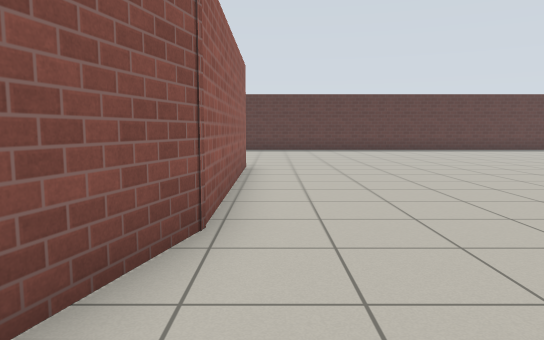
[1] (above)

24 first-person views from a walk through a Gazebo world. The camera is 0.94 m above the floor, tilts 6° down and sees 70° across. The floor is counted in squares, 1 m on a side. Each view is taken from the middle of a square. On the plan, view 1 faces up. The plan holds only what a view shows up to about 13 squares ahead; the rest is blank. Simple patterns stand in for the simulator's built-in surfaces.

[2]
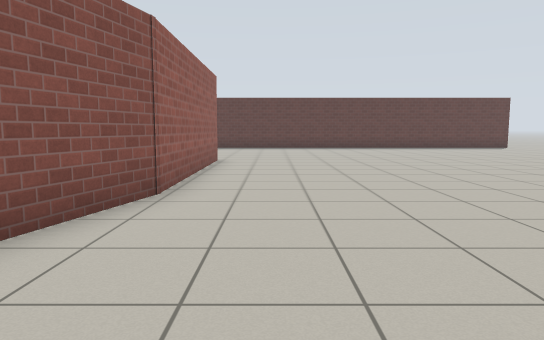

[3]
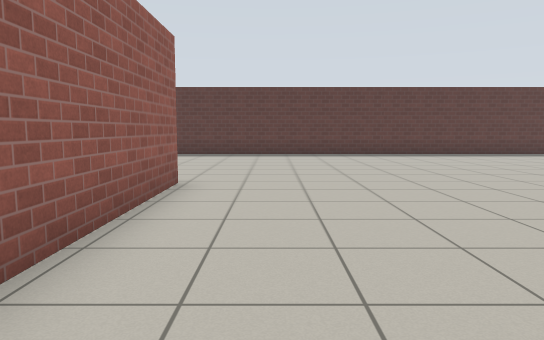

[4]
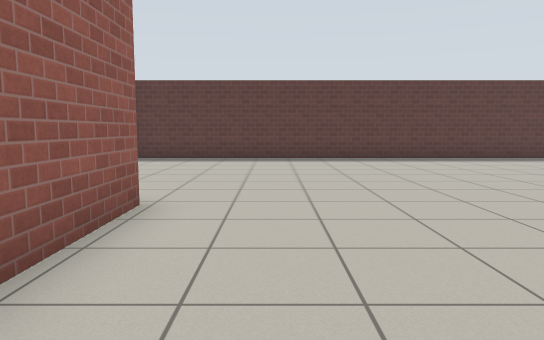

[5]
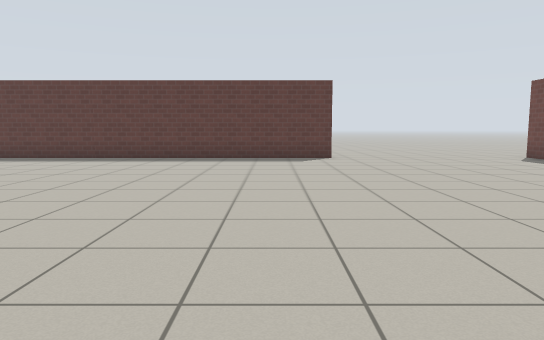

[6]
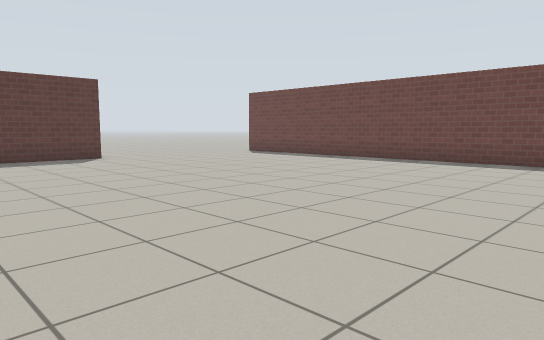

[7]
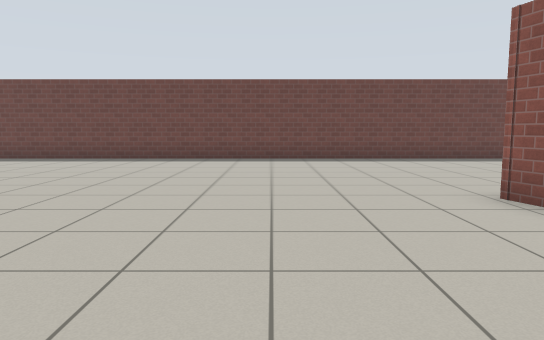

[8]
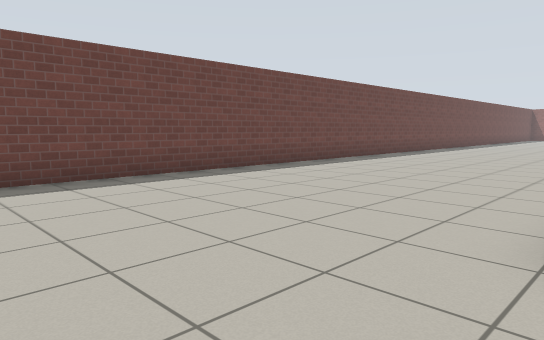

[9]
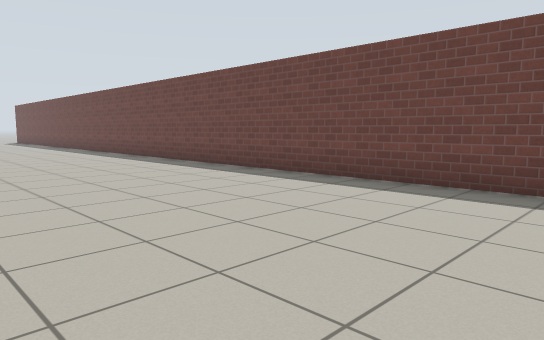

[10]
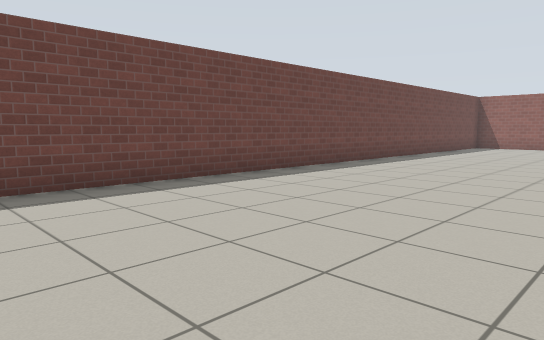

[11]
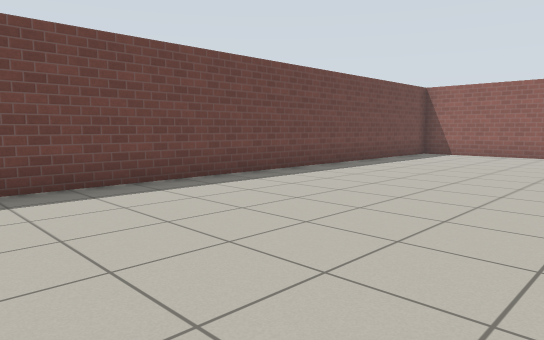

[12]
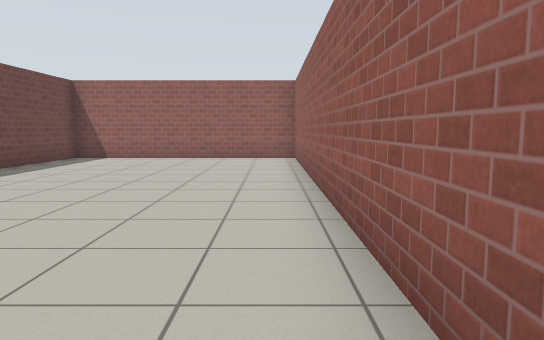

[13]
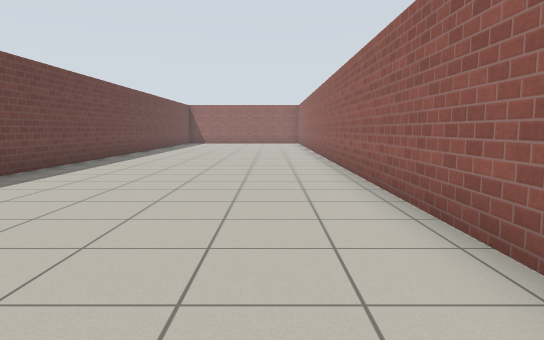

[14]
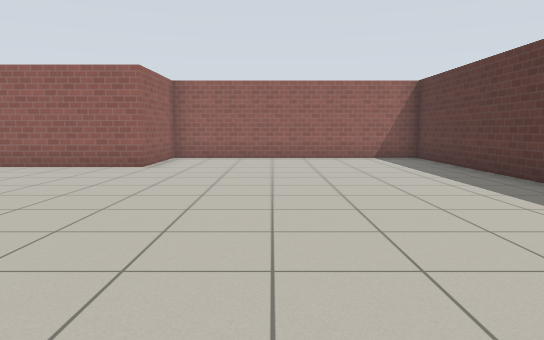

[15]
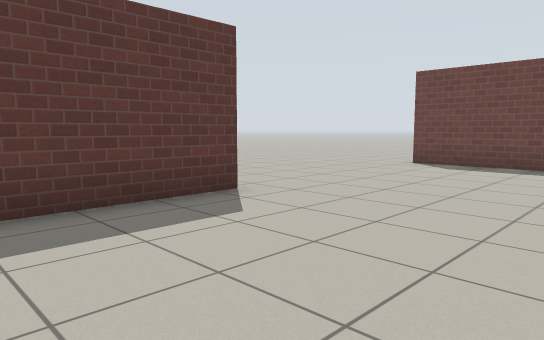

[16]
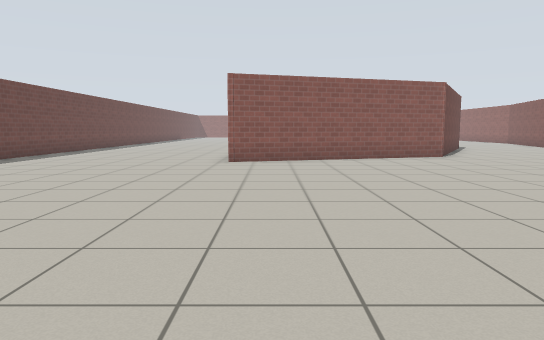

[17]
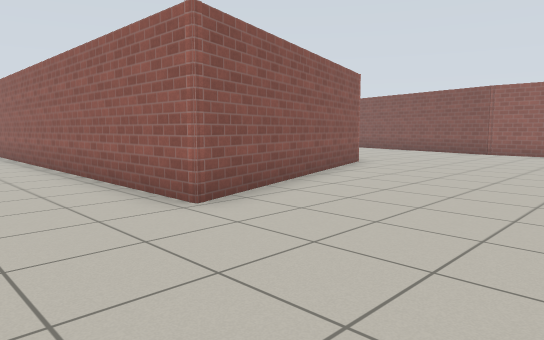

[18]
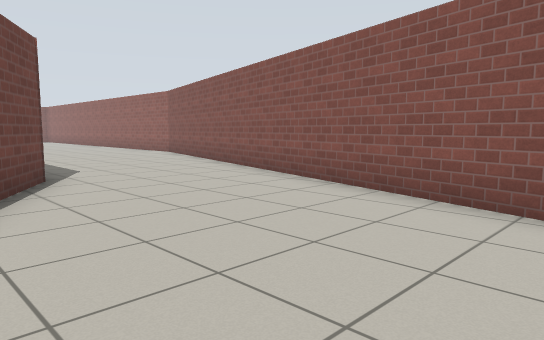

[19]
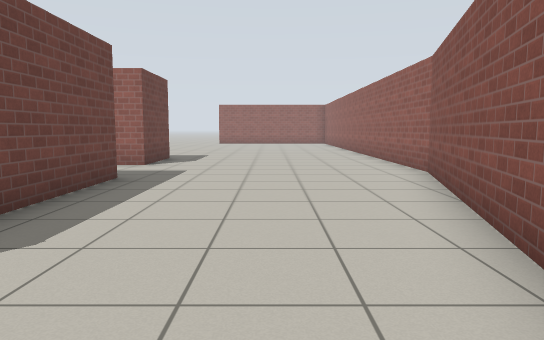

[20]
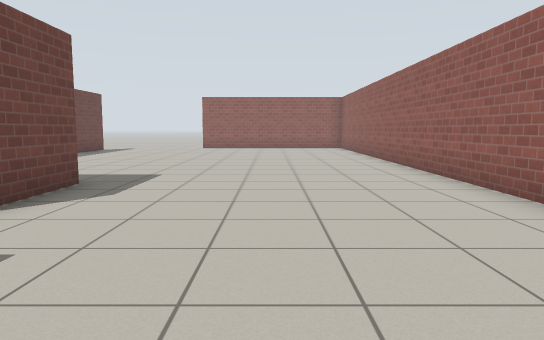

[21]
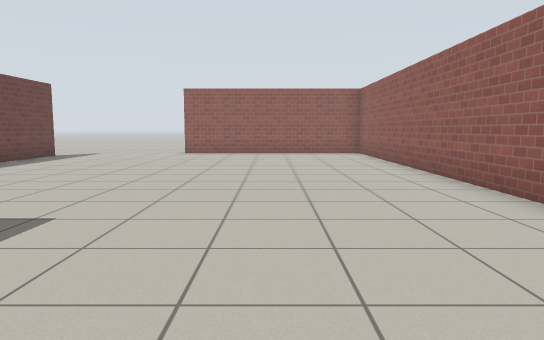

[22]
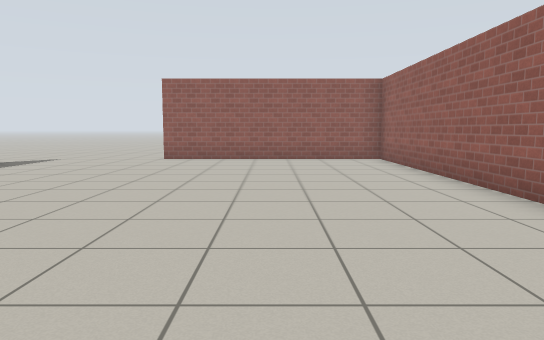

[23]
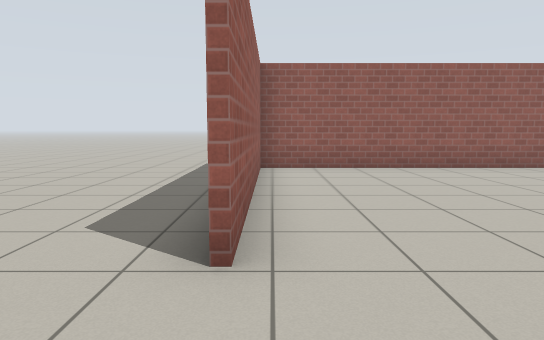

[24]
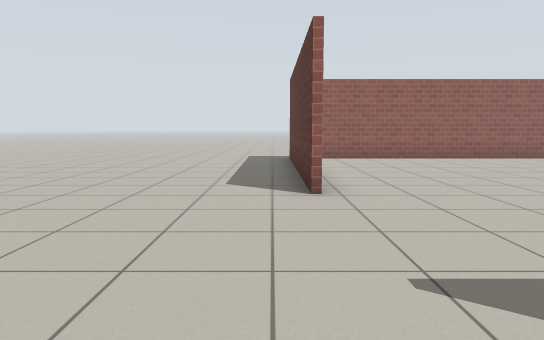

### Floor plan
Points are (right, up) in squares from view 1. A wall is a line through its corners. A room is listed if a view was taken in it or the views show most of it. See-through windows are left out.
Room 1 (views 1, 2, 19, 20, 21, 22, 23, 24)
walls: (2.3, -14.8) (2.3, -12.2) (3.1, -12.2); (6.7, -25.1) (6.7, -22.9); (2.5, -27.4) (-4.5, -27.4); (2, -9.5) (2, -6.1); (-4.4, -10.5) (-4.4, -27.3) (2.5, -27.3); (1.9, -3.9) (3, -2.1); (-1.4, 0.8) (-4.4, -10.6)
ways out: opening at (1.5, 0) to room 2
Room 2 (views 3, 4, 5, 6, 7, 8, 9, 10, 11, 12, 13, 14, 15, 16, 17, 18)
walls: (5.2, 1.8) (12.2, 3.9) (12.2, -29.7) (19.4, -29.7) (19.4, 17.9); (-0.6, 3.7) (-1.4, 0.8); (13, 17.7) (-3.8, 17.7) (-3.8, 9.8) (-0.6, 9.8) (-0.6, 3.5)
ways out: opening at (1.5, 0) to room 1; opening at (19, 19)

Where each view was taken, in squares from view 1:
view 1: 0 up, 0 right, facing up
view 2: 2 down, 1 right, facing up
view 3: 3 up, 1 right, facing up
view 4: 5 up, 1 right, facing up
view 5: 5 up, 11 right, facing up
view 6: 5 up, 8 right, facing up-right
view 7: 7 up, 7 right, facing right
view 8: 7 up, 12 right, facing down-right
view 9: 13 down, 13 right, facing up-right
view 10: 9 down, 13 right, facing down-right
view 11: 15 down, 13 right, facing down-right
view 12: 17 down, 13 right, facing down
view 13: 4 down, 14 right, facing down
view 14: 13 up, 9 right, facing left
view 15: 13 up, 9 right, facing up-right
view 16: 15 up, 11 right, facing down
view 17: 8 up, 15 right, facing down-left
view 18: 4 up, 4 right, facing down-left
view 19: 2 down, 1 left, facing down
view 20: 8 down, 1 left, facing down
view 21: 12 down, 1 left, facing down
view 22: 15 down, 1 left, facing down
view 23: 27 down, 5 right, facing left
view 24: 28 down, 8 right, facing left
